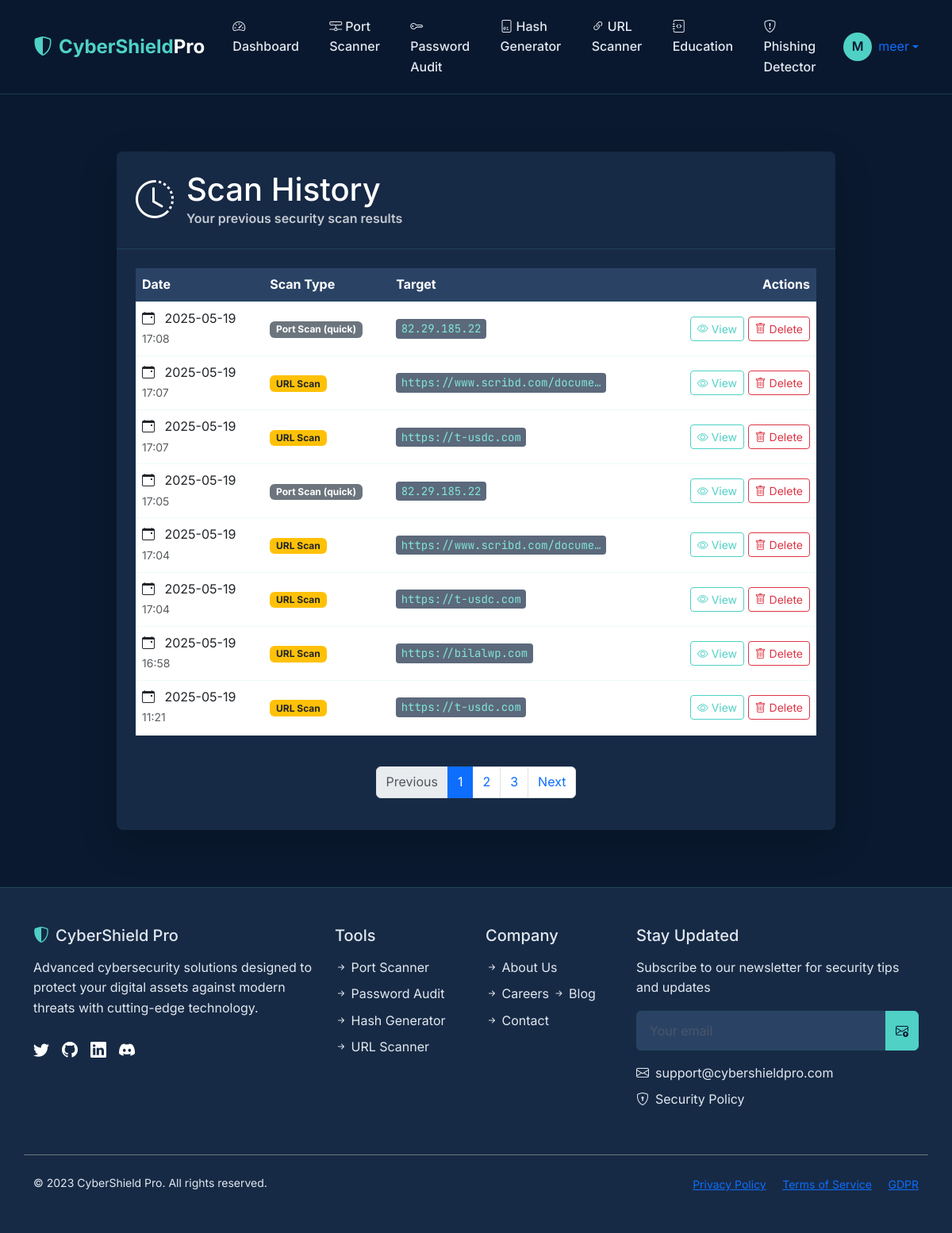
Screenshot of /securitytools/scan-history/ (signed in) with the database file from the repository.
### securitytools/models.py (models this page shows, shortened)
class ScanResult(models.Model):
    user = models.ForeignKey(User, on_delete=models.CASCADE)
    scan_type = models.CharField(max_length=100)
    target = models.CharField(max_length=255)
    result = models.TextField()
    timestamp = models.DateTimeField(auto_now_add=True)

### securitytools/views.py (the view)
# urls.py: path('scan-history/', login_required(views.scan_history), name='scan_history'),
@login_required
def scan_history(request):
    scans = ScanResult.objects.filter(user=request.user).order_by('-timestamp')
    return render(request, 'securitytools/scan_history.html', {'scans': scans})

### securitytools/templates/securitytools/scan_history.html (shortened to what this page needs)
{% extends 'securitytools/base.html' %}
{% block content %}
<div class="container py-5">
    <div class="row justify-content-center">
        <div class="col-lg-10">
            <div class="card border-0 shadow-lg animate__animated animate__fadeIn">
                <div class="card-header gradient-bg text-white py-4">
                    <div class="d-flex align-items-center">
                        <i class="bi bi-clock-history display-5 me-3"></i>
                        <div>
                            <h2 class="h1 mb-0">Scan History</h2>
                            <p class="mb-0 opacity-75">Your previous security scan results</p>
                        </div>
                    </div>
                </div>
                <div class="card-body p-4">
                    {% if scans %}
                    <div class="table-responsive">
                        <table class="table table-hover align-middle">
                            <thead class="table-light">
                                <tr>
                                    <th>Date</th>
                                    <th>Scan Type</th>
                                    <th>Target</th>
                                    <th class="text-end">Actions</th>
                                </tr>
                            </thead>
                            <tbody>
                                {% for scan in scans %}
                                <tr>
                                    <td class="text-nowrap">
                                        <i class="bi bi-calendar-event me-2"></i>
                                        {{ scan.timestamp|date:"Y-m-d" }}
                                        <br>
                                        <small class="text-muted">{{ scan.timestamp|date:"H:i" }}</small>
                                    </td>
                                    <td>
                                        <span class="badge
                                            {% if scan.scan_type == 'Port Scan' %}bg-primary
                                            {% elif scan.scan_type == 'URL Scan' %}bg-warning text-dark
                                            {% elif scan.scan_type == 'Password Audit' %}bg-success
                                            {% else %}bg-secondary{% endif %}">
                                            {{ scan.scan_type }}
                                        </span>
                                    </td>
                                    <td>
                                        <code>{{ scan.target|truncatechars:30 }}</code>
                                    </td>
                                    <td class="text-end">
                                        <button class="btn btn-sm btn-outline-primary"
                                                data-bs-toggle="collapse"
                                                data-bs-target="#result{{ scan.id }}">
                                            <i class="bi bi-eye me-1"></i>View
                                        </button>
                                        <a href="#" class="btn btn-sm btn-outline-danger">
                                            <i class="bi bi-trash me-1"></i>Delete
                                        </a>
                                    </td>
                                </tr>
                                {% endfor %}
                            </tbody>
                        </table>
                    </div>
                    <nav aria-label="Scan history pagination" class="mt-4">
                        <ul class="pagination justify-content-center">
                            <li class="page-item disabled">
                                <a class="page-link" href="#" tabindex="-1">Previous</a>
                            </li>
                            <li class="page-item active"><a class="page-link" href="#">1</a></li>
                            <li class="page-item"><a class="page-link" href="#">2</a></li>
                            <li class="page-item"><a class="page-link" href="#">3</a></li>
                            <li class="page-item">
                                <a class="page-link" href="#">Next</a>
                            </li>
                        </ul>
                    </nav>
                    {% endif %}
                </div>
            </div>
        </div>
    </div>
</div>
{% endblock %}

### securitytools/templates/securitytools/base.html (shortened to what this page needs)
<!DOCTYPE html>
<html lang="en">
<head>
    <link href="https://cdn.jsdelivr.net/npm/bootstrap@5.3.0/dist/css/bootstrap.min.css" rel="stylesheet">
    <link rel="stylesheet" href="https://cdn.jsdelivr.net/npm/bootstrap-icons@1.11.1/font/bootstrap-icons.css">
    <link rel="stylesheet" href="https://cdnjs.cloudflare.com/ajax/libs/animate.css/4.1.1/animate.min.css">
</head>
<body>
    <nav class="navbar navbar-expand-lg navbar-dark sticky-top">
        <div class="container">
            <a class="navbar-brand" href="{% url 'dashboard' %}">
                <i class="bi bi-shield-shaded me-2"></i>CyberShield<span>Pro</span>
            </a>
            <div class="collapse navbar-collapse" id="navbarNav">
                <ul class="navbar-nav me-auto">
                    <li class="nav-item">
                        <a class="nav-link" href="{% url 'dashboard' %}"><i class="bi bi-speedometer2 me-1"></i>Dashboard</a>
                    </li>
                    <li class="nav-item">
                        <a class="nav-link" href="{% url 'port_scan' %}"><i class="bi bi-hdd-network me-1"></i>Port Scanner</a>
                    </li>
                    <li class="nav-item">
                        <a class="nav-link" href="{% url 'password_strength' %}"><i class="bi bi-key me-1"></i>Password Audit</a>
                    </li>
                    <li class="nav-item">
                        <a class="nav-link" href="{% url 'hash_generator' %}"><i class="bi bi-file-binary me-1"></i>Hash Generator</a>
                    </li>
                    <li class="nav-item">
                        <a class="nav-link" href="{% url 'url_scanner' %}"><i class="bi bi-link-45deg me-1"></i>URL Scanner</a>
                    </li>
                    <li class="nav-item">
                        <a class="nav-link" href="{% url 'education_home' %}"><i class="bi bi-journal-code me-1"></i>Education</a>
                    </li>
                    <li class="nav-item">
                        <a class="nav-link" href="{% url 'phishing_detector' %}"><i class="bi bi-shield-exclamation me-1"></i>Phishing Detector</a>
                    </li>
                </ul>
                <div class="d-flex align-items-center">
                    {% if user.is_authenticated %}
                        <div class="dropdown">
                            <a href="#" class="d-flex align-items-center text-decoration-none dropdown-toggle" id="userDropdown" data-bs-toggle="dropdown">
                                <div class="avatar bg-accent text-primary-900 rounded-circle d-flex align-items-center justify-content-center me-2" style="width: 36px; height: 36px;">
                                    {{ user.username|first|upper }}
                                </div>
                                <span class="d-none d-lg-inline">{{ user.username }}</span>
                            </a>
                        </div>
                    {% endif %}
                </div>
            </div>
        </div>
    </nav>
    <main class="container my-4 flex-grow-1">
        {% block content %}{% endblock %}
    </main>
    <footer class="py-5">
        <div class="container">
            <div class="row g-4">
                <div class="col-lg-4 mb-4 mb-lg-0">
                    <h5 class="d-flex align-items-center mb-3">
                        <i class="bi bi-shield-shaded text-accent me-2"></i>
                        <span>CyberShield Pro</span>
                    </h5>
                    <p class="mb-4">Advanced cybersecurity solutions designed to protect your digital assets against modern threats with cutting-edge technology.</p>
                    <div class="d-flex">
                        <a href="#" class="text-white me-3"><i class="bi bi-twitter social-icon"></i></a>
                        <a href="#" class="text-white me-3"><i class="bi bi-github social-icon"></i></a>
                        <a href="#" class="text-white me-3"><i class="bi bi-linkedin social-icon"></i></a>
                        <a href="#" class="text-white"><i class="bi bi-discord social-icon"></i></a>
                    </div>
                </div>
                <div class="col-lg-2 col-md-6 mb-4 mb-md-0">
                    <h5 class="mb-3">Tools</h5>
                    <div class="footer-links">
                        <a href="{% url 'port_scan' %}"><i class="bi bi-arrow-right-short"></i> Port Scanner</a>
                        <a href="{% url 'password_strength' %}"><i class="bi bi-arrow-right-short"></i> Password Audit</a>
                        <a href="{% url 'hash_generator' %}"><i class="bi bi-arrow-right-short"></i> Hash Generator</a>
                        <a href="{% url 'url_scanner' %}"><i class="bi bi-arrow-right-short"></i> URL Scanner</a>
                    </div>
                </div>
                <div class="col-lg-2 col-md-6 mb-4 mb-md-0">
                    <h5 class="mb-3">Company</h5>
                    <div class="footer-links">
                        <a href="#"><i class="bi bi-arrow-right-short"></i> About Us</a>
                        <a href="#"><i class="bi bi-arrow-right-short"></i> Careers</a>
                        <a href="#"><i class="bi bi-arrow-right-short"></i> Blog</a>
                        <a href="#"><i class="bi bi-arrow-right-short"></i> Contact</a>
                    </div>
                </div>
                <div class="col-lg-4 col-md-12">
                    <h5 class="mb-3">Stay Updated</h5>
                    <p class="mb-3">Subscribe to our newsletter for security tips and updates</p>
                    <form class="mb-3">
                        <div class="input-group">
                            <input type="email" class="form-control" placeholder="Your email">
                            <button class="btn btn-primary" type="submit">
                                <i class="bi bi-envelope-arrow-up"></i>
                            </button>
                        </div>
                    </form>
                    <div class="footer-links">
                        <a href="mailto:support@cybershieldpro.com"><i class="bi bi-envelope me-2"></i>support@cybershieldpro.com</a>
                        <a href="#"><i class="bi bi-shield-lock me-2"></i>Security Policy</a>
                    </div>
                </div>
            </div>
            <div class="row mt-5 pt-4 border-top border-secondary">
                <div class="col-md-6 text-center text-md-start">
                    <p class="mb-0 small">&copy; 2023 CyberShield Pro. All rights reserved.</p>
                </div>
                <div class="col-md-6 text-center text-md-end">
                    <div class="d-inline">
                        <a href="#" class="small me-3">Privacy Policy</a>
                        <a href="#" class="small me-3">Terms of Service</a>
                        <a href="#" class="small">GDPR</a>
                    </div>
                </div>
            </div>
        </div>
    </footer>
</body>
</html>

### securitytools/templates/securitytools/base.html (style rules this page uses)
:root { --primary-900: #0a192f; --primary-800: #172a45; --primary-700: #2a4365; --accent-500: #4fd1c5; --accent-400: #81e6d9; --neutral-100: #ffffff; --neutral-200: #e2e8f0; --neutral-700: #4a5568; --danger-500: #fc8181; --warning-500: #f6ad55; --success-500: #68d391; --info-500: #63b3ed; }
body { font-family: 'Inter', sans-serif; background-color: var(--primary-900); color: var(--neutral-100); min-height: 100vh; display: flex; flex-direction: column; line-height: 1.6; }
code, pre, .mono { font-family: 'JetBrains Mono', monospace; background-color: rgba(23, 42, 69, 0.7); padding: 0.2rem 0.4rem; border-radius: 4px; color: var(--accent-400); }
.navbar { background-color: rgba(10, 25, 47, 0.95) !important; backdrop-filter: blur(8px); -webkit-backdrop-filter: blur(8px); border-bottom: 1px solid rgba(79, 209, 197, 0.2); padding: 0.8rem 0; }
.navbar-brand { font-weight: 700; font-size: 1.5rem; color: var(--accent-500) !important; display: flex; align-items: center; }
.navbar-brand span { color: var(--neutral-100); }
.nav-link { font-weight: 500; color: var(--neutral-200) !important; padding: 0.5rem 1rem !important; margin: 0 0.2rem; position: relative; transition: all 0.3s ease; }
.card { background-color: var(--primary-800); border: 1px solid rgba(79, 209, 197, 0.15); border-radius: 8px; transition: all 0.3s ease; overflow: hidden; box-shadow: 0 4px 6px rgba(0, 0, 0, 0.1); color: var(--neutral-100); }
.card-header { background-color: rgba(23, 42, 69, 0.9); border-bottom: 1px solid rgba(79, 209, 197, 0.15); font-weight: 600; padding: 1rem 1.5rem; color: var(--neutral-100); }
.btn-primary { background-color: var(--accent-500); border-color: var(--accent-500); color: var(--primary-900); font-weight: 600; transition: all 0.3s ease; }
.btn-outline-primary { border-color: var(--accent-500); color: var(--accent-500); background-color: transparent; }
.form-control, .form-select { background-color: var(--primary-700); border: 1px solid rgba(79, 209, 197, 0.2); color: var(--neutral-100); padding: 0.75rem 1rem; }
.form-control::placeholder { color: var(--neutral-700); }
.table { color: var(--neutral-100); }
.table th { background-color: var(--primary-700); color: var(--neutral-100); border-color: rgba(79, 209, 197, 0.2); }
.table td { border-color: rgba(79, 209, 197, 0.1); }
footer { background-color: var(--primary-800); margin-top: auto; border-top: 1px solid rgba(79, 209, 197, 0.15); color: var(--neutral-200); }
.footer-links a { color: var(--neutral-200); text-decoration: none; transition: all 0.3s; display: inline-block; margin-bottom: 0.5rem; }
.social-icon { font-size: 1.25rem; transition: all 0.3s; }
.text-accent { color: var(--accent-500); }
.avatar { background-color: var(--accent-500); color: var(--primary-900); font-weight: 600; }

### rows the page displays
ScanResult: timestamp "2025-05-19", timestamp "17:08", scan_type "Port Scan (quick)", target "82.29.185.22"
ScanResult: timestamp "2025-05-19", timestamp "17:07", scan_type "URL Scan", target "https://www.scribd.com/docume…"
ScanResult: timestamp "2025-05-19", timestamp "17:07", scan_type "URL Scan", target "https://t-usdc.com"
ScanResult: timestamp "2025-05-19", timestamp "17:05", scan_type "Port Scan (quick)", target "82.29.185.22"
ScanResult: timestamp "2025-05-19", timestamp "17:04", scan_type "URL Scan", target "https://www.scribd.com/docume…"
ScanResult: timestamp "2025-05-19", timestamp "17:04", scan_type "URL Scan", target "https://t-usdc.com"
ScanResult: timestamp "2025-05-19", timestamp "16:58", scan_type "URL Scan", target "https://bilalwp.com"
ScanResult: timestamp "2025-05-19", timestamp "11:21", scan_type "URL Scan", target "https://t-usdc.com"

### other values shown
{{ user.username|first|upper }} "M"
{{ user.username }} "meer"
